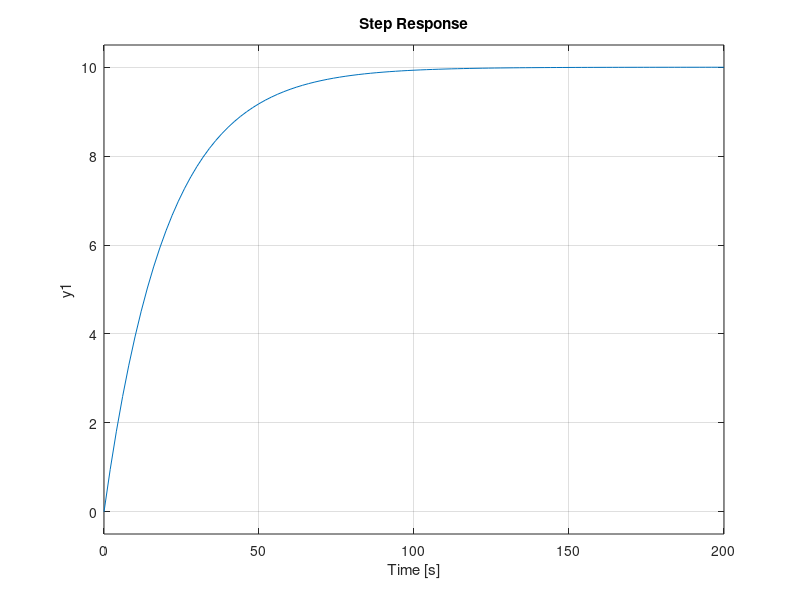

This figure's MATLAB source:
clc;
clear all;
close all;

b=50;
m=1000;
A= [0 1; 0 -b/m];
B= [0;1/m];
C= [0 1];
D = 0;

SS= ss(A,B*500, C,D);
step(SS);

